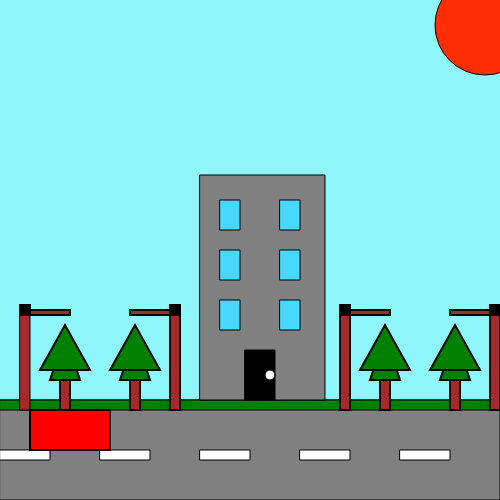
Frame 1 (no input)
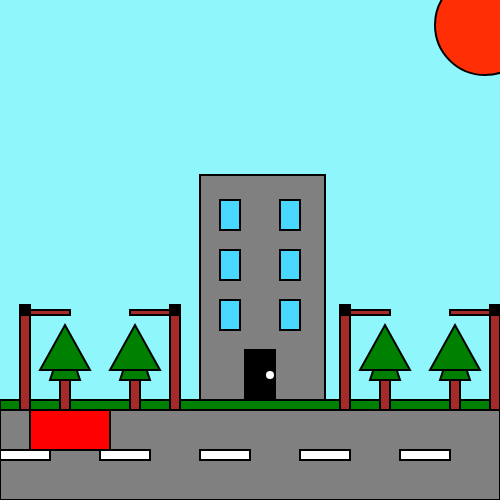
Frame 60 (no input)
Frame 120 (the mouse pressed at the canvas centre since frame 60): identical to frame 60, image omitted

The p5.js sketch that drew these frames (run headless with seeded random() and noise() and a simulated clock; from frame 60 on, the mouse is pressed at the canvas centre):

// p5.js sketch
// ── sketch.js
function setup() {
  createCanvas(500, 500);

}

function draw() {
  background(143, 247, 252);

  fill(255,46,5)
circle(485,25,100)

   fill('gray');
  rect(0,400,500,100);
   fill('white');
  rect(0,450,50,10);
 fill('white');
  rect(100,450,50,10);
  fill('white');
  rect(200,450,50,10);
  fill('white');
  rect(300,450,50,10)
  fill('white');
  rect(400,450,50,10);
  fill('green');
  rect(0,400,500,10);
fill('gray');
rect(200,175,125,225);
fill(71, 215, 255);
rect(220,200,20,30);
rect(280,200,20,30);
rect(220,250,20,30);
rect(280,250,20,30);
rect(220,300,20,30);
rect(280,300,20,30)
fill('black')
rect(245,350,30,50,)
fill('white')
circle(270,375,10)


fill('brown');
rect(20,310,10,100);
stroke('black');
strokeWeight(2);
fill('black');
square(20,305,10,);
fill('brown')
rect(30,310,40,5)

fill('brown');
rect(170,310,10,100);
fill('black');
square(170,305,10,);
fill('brown')
rect(130,310,40,5)

fill('brown');
rect(340,310,10,100);
fill('black');
square(340,305,10,);
fill('brown')
rect(350,310,40,5)

fill('brown');
rect(490,310,10,100);
fill('black');
square(490,305,10,);
fill('brown')
rect(450,310,40,5)

fill('brown');
rect(60,370,10,40);
fill('green');
triangle(50,380,65,335,80,380);
triangle(40,370,65,325,90,370);

fill('brown');
rect(130,370,10,40);
fill('green');
triangle(120,380,135,335,150,380);
triangle(110,370,135,325,160,370);



fill('brown');
rect(380,370,10,40);
fill('green');
triangle(370,380,385,335,400,380);
triangle(360,370,385,325,410,370);

fill('brown');
rect(450,370,10,40);
fill('green');
triangle(440,380,455,335,470,380);
triangle(430,370,455,325,480,370);

fill('red');
rect(30,410,80,40);




}

// ── SS1_MichaelS.js
function setup() {
  createCanvas(500, 500);

}

function draw() {
  background(143, 247, 252);

  textSize(24);

  text("Michael Suero", 10,100);

  fill(255,46,5)
circle(485,25,100)

   fill('gray');
  rect(0,400,500,100);
   fill('white');
  rect(0,450,50,10);
 fill('white');
  rect(100,450,50,10);
  fill('white');
  rect(200,450,50,10);
  fill('white');
  rect(300,450,50,10)
  fill('white');
  rect(400,450,50,10);
  fill('green');
  rect(0,400,500,10);
fill('gray');
rect(200,175,125,225);
fill(71, 215, 255);
rect(220,200,20,30);
rect(280,200,20,30);
rect(220,250,20,30);
rect(280,250,20,30);
rect(220,300,20,30);
rect(280,300,20,30)
fill('black')
rect(245,350,30,50,)
fill('white')
circle(270,375,10)


fill('brown');
rect(20,310,10,100);
stroke('black');
strokeWeight(2);
fill('black');
square(20,305,10,);
fill('brown')
rect(30,310,40,5)

fill('brown');
rect(170,310,10,100);
fill('black');
square(170,305,10,);
fill('brown')
rect(130,310,40,5)

fill('brown');
rect(340,310,10,100);
fill('black');
square(340,305,10,);
fill('brown')
rect(350,310,40,5)

fill('brown');
rect(490,310,10,100);
fill('black');
square(490,305,10,);
fill('brown')
rect(450,310,40,5)

fill('brown');
rect(60,370,10,40);
fill('green');
triangle(50,380,65,335,80,380);
triangle(40,370,65,325,90,370);

fill('brown');
rect(130,370,10,40);
fill('green');
triangle(120,380,135,335,150,380);
triangle(110,370,135,325,160,370);



fill('brown');
rect(380,370,10,40);
fill('green');
triangle(370,380,385,335,400,380);
triangle(360,370,385,325,410,370);

fill('brown');
rect(450,370,10,40);
fill('green');
triangle(440,380,455,335,470,380);
triangle(430,370,455,325,480,370);

fill('red');
rect(30,410,80,40);




}
